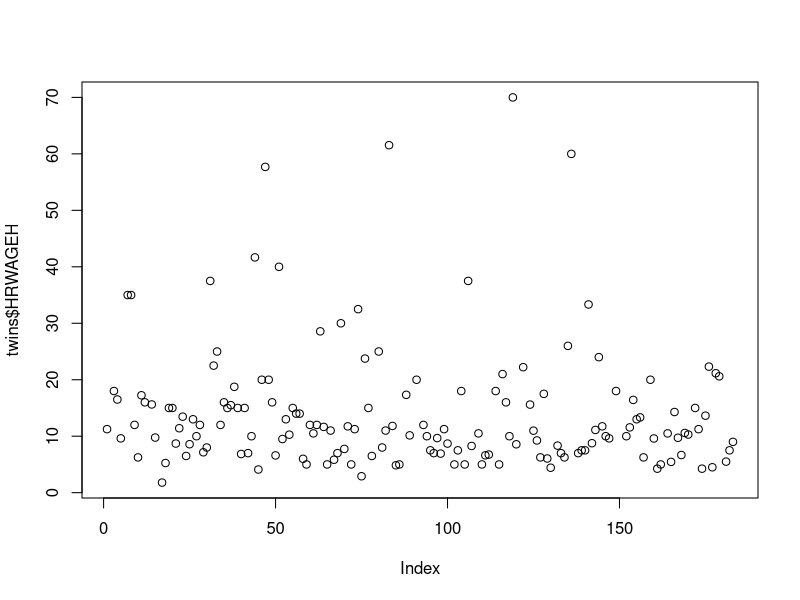
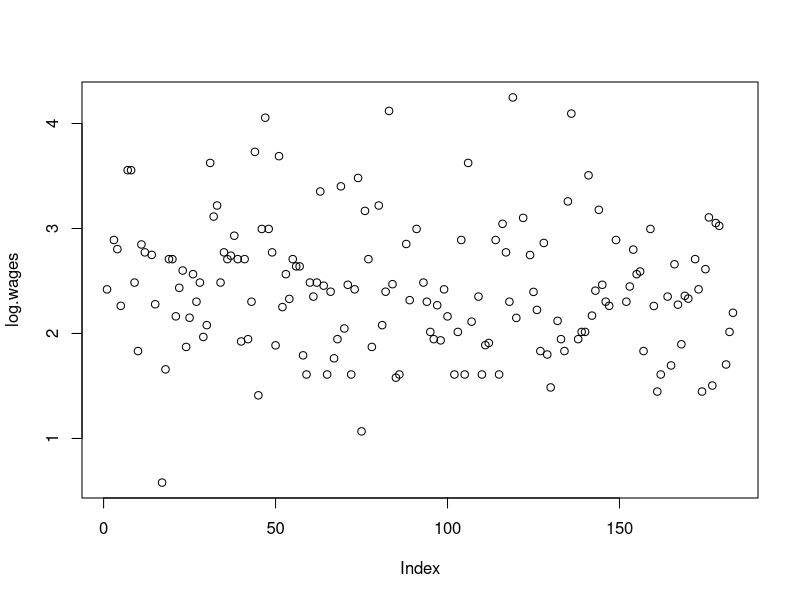
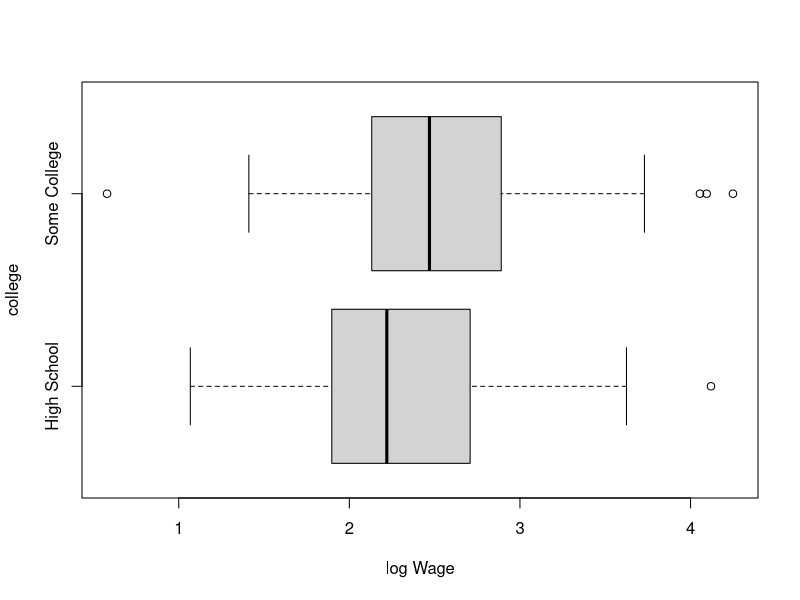

The R script that drew these images, in order:
# VD3.4. The twins dataset 
twins = read.table('twins.dat.txt', header = TRUE, sep = ',', na.strings = '.')
head(twins)
dim(twins)     # 183 pairs of twins, 16 variables 
str(twins)

plot(twins$HRWAGEH)  # strongly right-skewed

# remove the skewness by a log transformation: 
log.wages = log(twins$HRWAGEH)
plot(log.wages)
head(log.wages)

# goal: comparing the log wages of the high school twins with the log wages 
#       of the college twins

# define a new categorical variable: 
college = ifelse(twins$EDUCH > 12, 'yes', 'no')
college
table(college)


# first step in comparing the log wages of the two groups: 
boxplot(log.wages ~ college, 
        horizontal = TRUE, 
        names = c('High School', 'Some College'), 
        xlab = 'log Wage')


# standard t-test: comparing two mean of two population: 
t.test(log.wages ~ college)

# traditional t-test: assume the population variances are equal: 
t.test(log.wages ~ college, var.equal = TRUE)

# mann-whitney-wilcoxon test: 
wilcox.test(log.wages ~ college, conf.int = TRUE)

# 6.4.4. Permutation test 
log.wages = log(twins$HRWAGEH)
college = ifelse(twins$EDUCH > 12, 'yes', 'no')  # categorical variable 
table(college)
